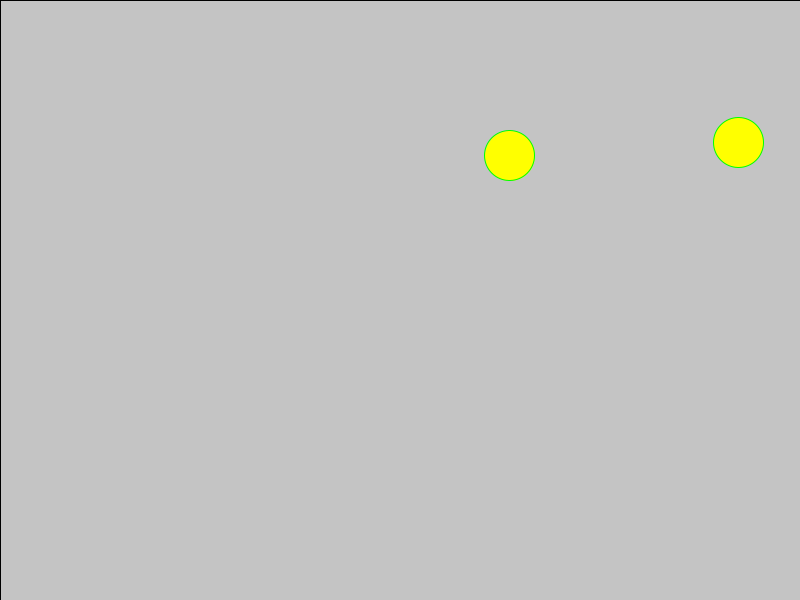
Frame 1 (no input)
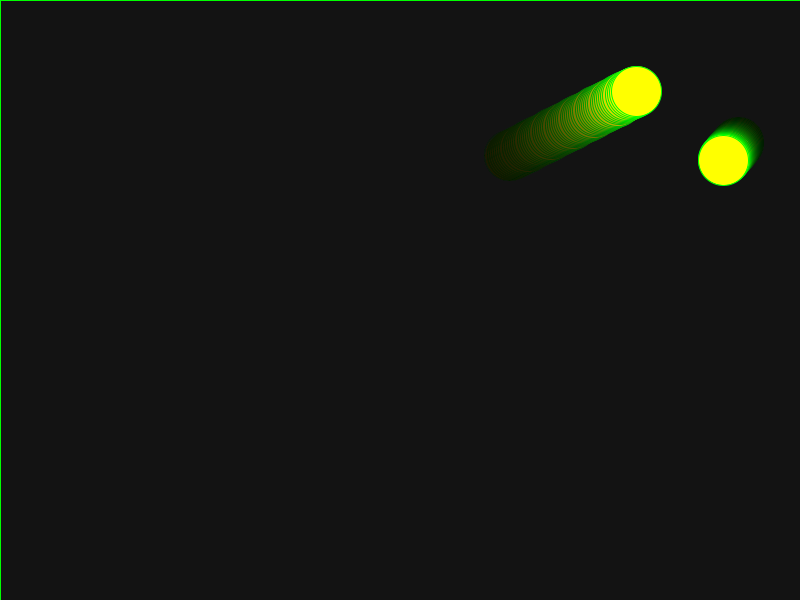
Frame 60 (the mouse pressed at the canvas centre just before this capture)
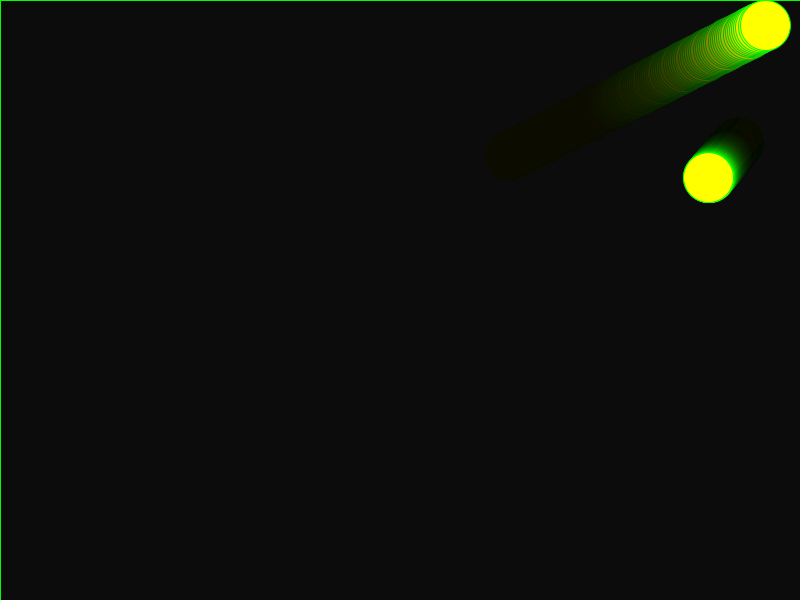
Frame 120 (the mouse held since frame 60 and released just before this capture)

The Processing sketch that drew these frames (run headless with seeded random() and noise(); from frame 60 on, the mouse is pressed at the canvas centre):

// Processing sketch: s06multiball
// ── s06multiball.pde
float x, y, dx, dy;
float x2, y2, dx2, dy2;

void setup() {
  size(800, 600);
  x = random(25,width-25);
  y = random(height);
  x2 = random(25,width-25);
  y2 = random(height);
  dx = random(-3,3);
  dy = random(-3,3);
  dx2 = random(-3,3);
  dy2 = random(-3,3);
}

final float d = 50;
void draw() {
//  background(0);
fill (0,0,0, 10);
rect(0,0, width, height);
  stroke(0, 255,0);
  fill(255, 255, 0);
  ellipse(x, y, d, d);
  ellipse(x2, y2, d, d);
  x = x + dx;
  y = y + dy;
  x2 += dx2;
  y2 += dy2;
  
  if (x >= width - 1) {
    dx = -dx;
  }
  if (x < 0) {
    dx = -dx;
  }
  if (y < 0 || y >= height - 1) {
    dy = -dy;
  }
  if (x2 < 0 || x2 >= width - 1) {
    dx2 = -dx2;
  }
  if (y2 < 0 || y2 >= height - 1) {
    dy2 = -dy2;
  }

}
